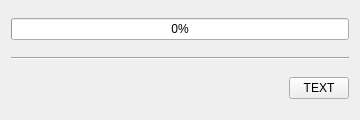
<?xml version="1.0" encoding="UTF-8"?>
<ui version="4.0">
 <class>progressBarForm</class>
 <widget class="QWidget" name="progressBarForm">
  <property name="geometry">
   <rect>
    <x>0</x>
    <y>0</y>
    <width>360</width>
    <height>120</height>
   </rect>
  </property>
  <property name="minimumSize">
   <size>
    <width>360</width>
    <height>120</height>
   </size>
  </property>
  <property name="maximumSize">
   <size>
    <width>360</width>
    <height>120</height>
   </size>
  </property>
  <property name="windowTitle">
   <string>TITLE</string>
  </property>
  <layout class="QVBoxLayout" name="verticalLayout">
   <property name="spacing">
    <number>10</number>
   </property>
   <item>
    <widget class="QProgressBar" name="progressBar">
     <property name="toolTip">
      <string/>
     </property>
     <property name="value">
      <number>0</number>
     </property>
     <property name="invertedAppearance">
      <bool>false</bool>
     </property>
     <property name="format">
      <string notr="true">%p%</string>
     </property>
    </widget>
   </item>
   <item>
    <widget class="Line" name="line">
     <property name="orientation">
      <enum>Qt::Horizontal</enum>
     </property>
    </widget>
   </item>
   <item>
    <layout class="QHBoxLayout" name="horizontalLayout">
     <property name="spacing">
      <number>4</number>
     </property>
     <item>
      <widget class="QLabel" name="label">
       <property name="text">
        <string/>
       </property>
       <property name="scaledContents">
        <bool>false</bool>
       </property>
       <property name="wordWrap">
        <bool>true</bool>
       </property>
      </widget>
     </item>
     <item>
      <widget class="QPushButton" name="btnCancel">
       <property name="maximumSize">
        <size>
         <width>60</width>
         <height>16777215</height>
        </size>
       </property>
       <property name="toolTip">
        <string/>
       </property>
       <property name="text">
        <string>TEXT</string>
       </property>
       <property name="flat">
        <bool>false</bool>
       </property>
      </widget>
     </item>
    </layout>
   </item>
  </layout>
 </widget>
 <resources/>
 <connections/>
</ui>
